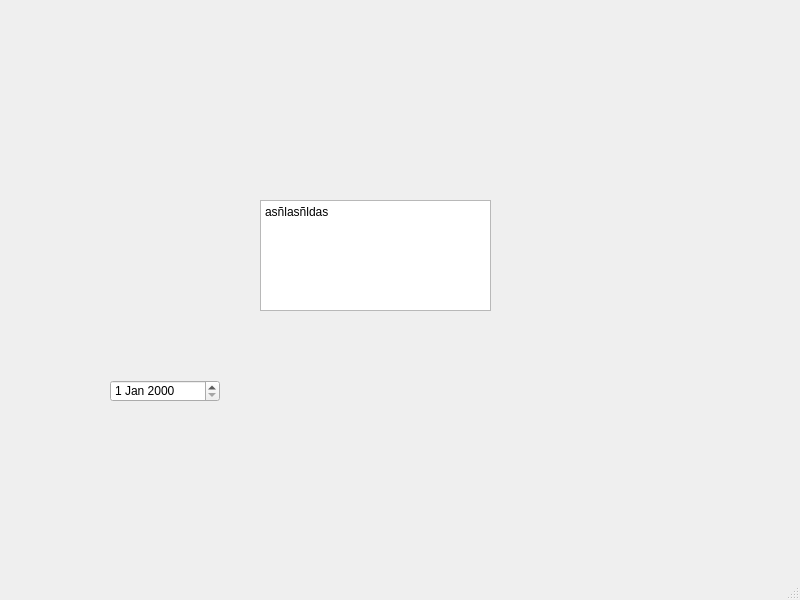
<?xml version="1.0" encoding="UTF-8"?>
<ui version="4.0">
 <class>MainWindow</class>
 <widget class="QMainWindow" name="MainWindow">
  <property name="geometry">
   <rect>
    <x>0</x>
    <y>0</y>
    <width>800</width>
    <height>600</height>
   </rect>
  </property>
  <property name="windowTitle">
   <string>MainWindow</string>
  </property>
  <widget class="QWidget" name="centralwidget">
   <widget class="QDateEdit" name="dateEdit">
    <property name="geometry">
     <rect>
      <x>110</x>
      <y>380</y>
      <width>110</width>
      <height>22</height>
     </rect>
    </property>
   </widget>
   <widget class="QPlainTextEdit" name="plainTextEdit">
    <property name="geometry">
     <rect>
      <x>260</x>
      <y>200</y>
      <width>231</width>
      <height>111</height>
     </rect>
    </property>
    <property name="plainText">
     <string>asñlasñldas</string>
    </property>
   </widget>
  </widget>
  <widget class="QMenuBar" name="menubar">
   <property name="geometry">
    <rect>
     <x>0</x>
     <y>0</y>
     <width>800</width>
     <height>21</height>
    </rect>
   </property>
  </widget>
  <widget class="QStatusBar" name="statusbar"/>
 </widget>
 <resources/>
 <connections/>
</ui>
